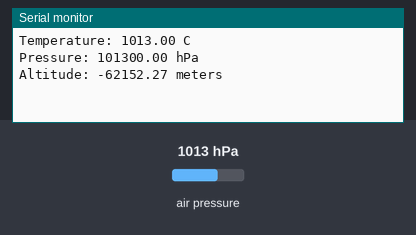
Simulated run of this sketch. Board: Arduino Uno, built with avr-gcc and run on an emulated ATmega328P. Shown: the last lines printed to the serial monitor. The test bench sets the inputs (shaded band); at power-on: air pressure 1013 hPa.

Above: at 1.2 s.
1.3 s: air pressure set to 952 hPa
At 2.7 s:
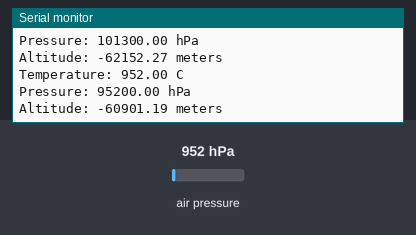
3.6 s: air pressure set to 975 hPa
At 5.5 s:
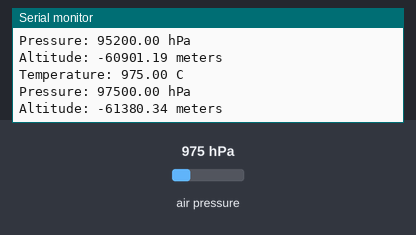
Timing chart, 0 to 7.0 s (numbered marks = the images above; inputs shaded):
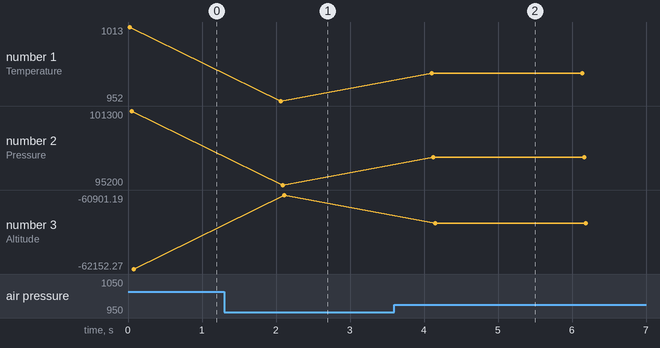

The sketch:

altimeter_bmp085.ino
```cpp
#include <Wire.h>
#include <Adafruit_Sensor.h>
#include <Adafruit_BMP085_U.h>

// Create an instance of the sensor
Adafruit_BMP085_Unified bmp;

void setup() {
  // Start serial communication
  Serial.begin(9600);

  // Initialize the sensor
  if (!bmp.begin()) {
    Serial.print("Couldn't find the sensor");
    while (1);
  }
}

void loop() {
  // Variables to hold sensor data
  sensors_event_t event;

  // Get temperature
  bmp.getEvent(&event);
  Serial.print("Temperature: ");
  Serial.print(event.temperature);
  Serial.println(" C");

  // Get pressure
  float pressure;
  bmp.getPressure(&pressure);
  Serial.print("Pressure: ");
  Serial.print(pressure);
  Serial.println(" hPa");

  // Get altitude (using standard pressure of 1013.25 hPa)
  float altitude;
  altitude = bmp.pressureToAltitude(1013.25, pressure);
  Serial.print("Altitude: ");
  Serial.print(altitude);
  Serial.println(" meters");

  // Wait before taking another reading
  delay(2000);
}
```

Measured:
- after the input at 1.3 s, the serial monitor: prints a new line after 0.77 s (image 1)
- after the input at 3.6 s, the serial monitor: prints a new line after 0.50 s (image 2)
- plotted number 1: 1013 → 952 after the input at 1.3 s, 952 → 975 after the input at 3.6 s
- plotted number 2: 101300 → 95200 after the input at 1.3 s, 95200 → 97500 after the input at 3.6 s
- plotted number 3: -62152.27 → -60901.19 after the input at 1.3 s, -60901.19 → -61380.34 after the input at 3.6 s
